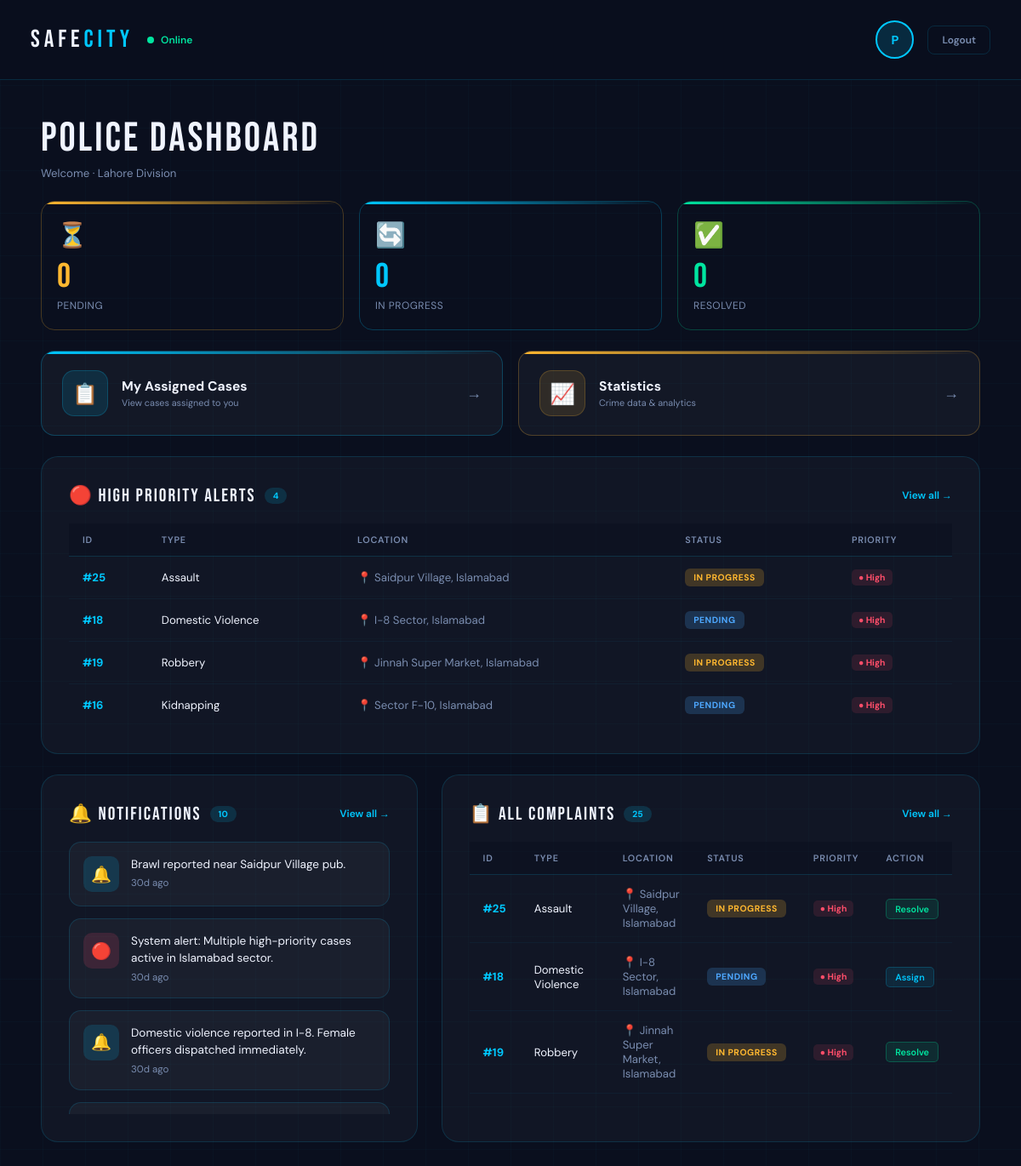
Screenshot of /police_dashboard with the database file from the repository.
### tables this page shows
CREATE TABLE Cases (
    case_id INTEGER PRIMARY KEY AUTOINCREMENT,
    complaint_id INTEGER UNIQUE,
    assigned_police_id INTEGER,
    assigned_detective_id INTEGER,
    assigned_volunteer_id INTEGER,
    priority TEXT DEFAULT 'Medium' CHECK(priority IN ('High','Medium','Low')),
    notes TEXT,
    last_updated DATETIME DEFAULT CURRENT_TIMESTAMP,

    FOREIGN KEY (complaint_id) REFERENCES Complaints(complaint_id),
    FOREIGN KEY (assigned_police_id) REFERENCES AuthorizedPersonnel(personnel_id),
    FOREIGN KEY (assigned_detective_id) REFERENCES AuthorizedPersonnel(personnel_id),
    FOREIGN KEY (assigned_volunteer_id) REFERENCES Citizens(citizen_id)
);

CREATE TABLE Complaints (
    complaint_id INTEGER PRIMARY KEY AUTOINCREMENT,
    user_id INTEGER,
    category_id INTEGER,
    description TEXT NOT NULL,
    location TEXT NOT NULL,
    status TEXT DEFAULT 'Pending' CHECK(status IN ('Pending','In Progress','Resolved')),
    created_at DATETIME DEFAULT CURRENT_TIMESTAMP,

    FOREIGN KEY (user_id) REFERENCES Citizens(citizen_id),
    FOREIGN KEY (category_id) REFERENCES CrimeCategories(category_id)
);

CREATE TABLE CrimeCategories (
    category_id INTEGER PRIMARY KEY AUTOINCREMENT,
    name TEXT UNIQUE NOT NULL
);

CREATE TABLE Notifications (
    notification_id INTEGER PRIMARY KEY AUTOINCREMENT,
    message TEXT NOT NULL,
    created_at DATETIME DEFAULT CURRENT_TIMESTAMP
);

### app.py (the view)
@app.route('/police_dashboard')
def police_dashboard():
    conn = get_db_connection()
    pending = conn.execute('''
        SELECT COUNT(*) FROM Complaints c
        JOIN Cases cs ON c.complaint_id = cs.complaint_id
        WHERE cs.assigned_police_id = ? AND c.status = 'Pending'
    ''', (session.get('user_id'),)).fetchone()[0]
    in_progress = conn.execute('''
        SELECT COUNT(*) FROM Complaints c
        JOIN Cases cs ON c.complaint_id = cs.complaint_id
        WHERE cs.assigned_police_id = ? AND c.status = 'In Progress'
    ''', (session.get('user_id'),)).fetchone()[0]
    resolved = conn.execute('''
        SELECT COUNT(*) FROM Complaints c
        JOIN Cases cs ON c.complaint_id = cs.complaint_id
        WHERE cs.assigned_police_id = ? AND c.status = 'Resolved'
    ''', (session.get('user_id'),)).fetchone()[0]
    high_priority = conn.execute("""
        SELECT  c.complaint_id,
                cc.name            AS category,
                c.description,
                c.location,
                c.status,
                cs.priority,
                cs.assigned_police_id
        FROM    Complaints c
        JOIN    Cases cs  ON c.complaint_id = cs.complaint_id
        JOIN    CrimeCategories cc ON c.category_id = cc.category_id
        WHERE   cs.priority = 'High'
        ORDER   BY c.created_at DESC
        LIMIT   4
    """).fetchall()
    all_complaints = conn.execute("""
        SELECT  c.complaint_id,
                cc.name                        AS category,
                c.location,
                c.status,
                COALESCE(cs.priority, 'Medium') AS priority
        FROM    Complaints c
        LEFT JOIN Cases cs  ON c.complaint_id = cs.complaint_id
        JOIN    CrimeCategories cc ON c.category_id = cc.category_id
        ORDER   BY c.created_at DESC
    """).fetchall()
    notifications_raw = conn.execute("""
        SELECT message, created_at
        FROM Notifications
        ORDER BY created_at DESC
        LIMIT 10
    """).fetchall()
    conn.close()
    now = datetime.utcnow()
    notifications = []
    for n in notifications_raw:
        dt = datetime.strptime(n['created_at'], '%Y-%m-%d %H:%M:%S')
        notifications.append({
            'message': n['message'],
            'time_ago': time_ago(n['created_at']),
            'is_new': (now - dt).total_seconds() / 3600 < 24
        })
    return render_template(
        'police_dashboard.html',
        pending=pending,
        in_progress=in_progress,
        resolved=resolved,
        high_priority=high_priority,
        all_complaints=all_complaints,
        notifications=notifications,
    )

### app.py (called while the page is built)
def get_db_connection():
    conn = sqlite3.connect(DATABASE)
    conn.row_factory = sqlite3.Row
    return conn

def time_ago(dt_str):
    if not dt_str:
        return ''
    dt = datetime.strptime(dt_str, '%Y-%m-%d %H:%M:%S')
    now = datetime.utcnow()
    diff = now - dt
    minutes = int(diff.total_seconds() // 60)
    if minutes < 1:
        return 'Just now'
    elif minutes < 60:
        return f'{minutes}m ago'
    elif minutes < 1440:
        return f'{minutes // 60}h ago'
    else:
        return f'{minutes // 1440}d ago'

### templates/police_dashboard.html (shortened to what this page needs)
<!DOCTYPE html>
<html lang="en">
<head>
</head>
<body>
  <div class="app-container">
    <div class="header">
      <div class="header-left">
        <div class="logo">SAFE<span>CITY</span></div>
        <div class="online-badge"><span class="online-dot"></span>Online</div>
      </div>
      <div class="header-right">
        <div class="officer-avatar">{% if session.name %}{{ session.name[0] }}{% else %}P{% endif %}</div>
        <a href="/" class="logout-link">Logout</a>
      </div>
    </div>
    <div class="app-content">
      <div class="content">
        <div>
          <div class="page-title">Police Dashboard</div>
          <div class="page-sub">Welcome{% if session.name %}, {{ session.name }}{% endif %} · Lahore Division</div>
        </div>
        <div class="stats-grid">
          <div class="stat-card c-yellow">
            <div class="stat-icon">⏳</div>
            <div class="stat-num">{{ pending }}</div>
            <div class="stat-lbl">Pending</div>
          </div>
          <div class="stat-card c-cyan">
            <div class="stat-icon">🔄</div>
            <div class="stat-num">{{ in_progress }}</div>
            <div class="stat-lbl">In Progress</div>
          </div>
          <div class="stat-card c-green">
            <div class="stat-icon">✅</div>
            <div class="stat-num">{{ resolved }}</div>
            <div class="stat-lbl">Resolved</div>
          </div>
        </div>
        <div class="action-row">
          <a href="/my_assigned_cases" class="action-card ac-cyan">
            <div class="action-icon">📋</div>
            <div class="action-info">
              <div class="action-title">My Assigned Cases</div>
              <div class="action-desc">View cases assigned to you</div>
            </div>
            <span class="action-arrow">→</span>
          </a>
          <a href="/statistics_board" class="action-card ac-yellow">
            <div class="action-icon">📈</div>
            <div class="action-info">
              <div class="action-title">Statistics</div>
              <div class="action-desc">Crime data & analytics</div>
            </div>
            <span class="action-arrow">→</span>
          </a>
        </div>
        <div class="section-card">
          <div class="section-head">
            <div class="section-title">🔴 High Priority Alerts <span class="section-count">{{ high_priority|length }}</span></div>
            <a href="/case_tracking/high_priority" class="section-link">View all →</a>
          </div>
          {% if high_priority %}
          <div class="table-wrap">
            <table class="data-table">
              <thead>
                <tr>
                  <th>ID</th>
                  <th>Type</th>
                  <th>Location</th>
                  <th>Status</th>
                  <th>Priority</th>
                </tr>
              </thead>
              <tbody>
                {% for hp in high_priority %}
                <tr>
                  <td class="td-id">#{{ hp['complaint_id'] }}</td>
                  <td>{{ hp['category'] }}</td>
                  <td style="color:var(--muted)">📍 {{ hp['location'] }}</td>
                  <td>
                    {% if hp['status'] == 'Pending' %}
                      <span class="sp sp-new">Pending</span>
                    {% elif hp['status'] == 'In Progress' %}
                      <span class="sp sp-progress">In Progress</span>
                    {% else %}
                      <span class="sp sp-resolved">Resolved</span>
                    {% endif %}
                  </td>
                  <td><span class="pr pr-high">● High</span></td>
                </tr>
                {% endfor %}
              </tbody>
            </table>
          </div>
          {% else %}
          <div class="empty-state">
            <div class="empty-icon">🟢</div>
            No high priority alerts right now
          </div>
          {% endif %}
        </div>
        <div class="dashboard-grid">
          <div class="section-card">
            <div class="section-head">
              <div class="section-title">🔔 Notifications <span class="section-count">{{ notifications|length }}</span></div>
              <a href="/notifications" class="section-link">View all →</a>
            </div>
            <div class="notif-list">
              {% for n in notifications %}
              <div class="notif-card">
                <div class="notif-icon {% if 'assigned' in n.message|lower %}ni-person{% elif 'resolved' in n.message|lower %}ni-check{% elif 'high' in n.message|lower %}ni-alert{% else %}ni-bell{% endif %}">
                  {% if 'assigned' in n.message|lower %}👤{% elif 'resolved' in n.message|lower %}✓{% elif 'high' in n.message|lower %}🔴{% else %}🔔{% endif %}
                </div>
                <div class="notif-body">
                  <div class="notif-top">
                    <div class="notif-text">{{ n['message'] | replace('\n', '<br>') | safe }}</div>
                  </div>
                  <div class="notif-time">{{ n['time_ago'] }}</div>
                </div>
              </div>
              {% else %}
              <div class="empty-state">
                <div class="empty-icon">🔔</div>
                No notifications
              </div>
              {% endfor %}
            </div>
          </div>
          <div class="section-card">
            <div class="section-head">
              <div class="section-title">📋 All Complaints <span class="section-count">{{ all_complaints|length }}</span></div>
              <a href="/case_tracking" class="section-link">View all →</a>
            </div>
            {% if all_complaints %}
            <div class="table-wrap">
              <table class="data-table">
                <thead>
                  <tr>
                    <th>ID</th>
                    <th>Type</th>
                    <th>Location</th>
                    <th>Status</th>
                    <th>Priority</th>
                    <th>Action</th>
                  </tr>
                </thead>
                <tbody>
                  {% for c in all_complaints %}
                  <tr>
                    <td class="td-id">#{{ c['complaint_id'] }}</td>
                    <td>{{ c['category'] }}</td>
                    <td style="color:var(--muted)">📍 {{ c['location'] }}</td>
                    <td>
                      {% if c['status'] == 'Pending' %}
                        <span class="sp sp-new">Pending</span>
                      {% elif c['status'] == 'In Progress' %}
                        <span class="sp sp-progress">In Progress</span>
                      {% else %}
                        <span class="sp sp-resolved">Resolved</span>
                      {% endif %}
                    </td>
                    <td>
                      {% if c['priority'] == 'High' %}
                        <span class="pr pr-high">● High</span>
                      {% elif c['priority'] == 'Medium' %}
                        <span class="pr pr-med">● Med</span>
                      {% else %}
                        <span class="pr pr-low">● Low</span>
                      {% endif %}
                    </td>
                    <td style="white-space:nowrap">
                      {% if c['status'] == 'Pending' %}
                        <form method="POST" action="/assign_case/{{ c['complaint_id'] }}" class="inline-form">
                          <button type="submit" class="tbl-btn tbl-btn-assign">Assign</button>
                        </form>
                      {% elif c['status'] == 'In Progress' %}
                        <form method="POST" action="/resolve_case/{{ c['complaint_id'] }}" class="inline-form">
                          <button type="submit" class="tbl-btn tbl-btn-resolve">Resolve</button>
                        </form>
                      {% else %}
                        <a href="/case_tracking" class="tbl-btn tbl-btn-view">View</a>
                      {% endif %}
                    </td>
                  </tr>
                  {% endfor %}
                </tbody>
              </table>
            </div>
            {% else %}
            <div class="empty-state">
              <div class="empty-icon">📋</div>
              No complaints filed yet
            </div>
            {% endif %}
          </div>
        </div>
      </div>
    </div>
  </div>
</body>
</html>

### rows the page displays
Cases: complaint_id "25", category "Assault", location "Saidpur Village, Islamabad", shows "IN PROGRESS"
Cases: complaint_id "18", category "Domestic Violence", location "I-8 Sector, Islamabad", shows "PENDING"
Cases: complaint_id "19", category "Robbery", location "Jinnah Super Market, Islamabad", shows "IN PROGRESS"
Cases: complaint_id "16", category "Kidnapping", location "Sector F-10, Islamabad", shows "PENDING"
Notifications: message "Brawl reported near Saidpur Village pub.", time_ago "30d ago"
Notifications: message "System alert: Multiple high-priority cases active in Islamabad sector.", time_ago "30d ago"
Notifications: message "Domestic violence reported in I-8. Female officers dispatched immediately.", time_ago "30d ago"
Complaints: complaint_id "25", category "Assault", location "Saidpur Village, Islamabad", status "IN PROGRESS", shows "● High"
Complaints: complaint_id "18", category "Domestic Violence", location "I-8 Sector, Islamabad", status "PENDING", shows "● High"
Complaints: complaint_id "19", category "Robbery", location "Jinnah Super Market, Islamabad", status "IN PROGRESS", shows "● High"

### other values shown
{{ pending }} "0"
{{ in_progress }} "0"
{{ resolved }} "0"
{{ high_priority|length }} "4"
{{ notifications|length }} "10"
{{ all_complaints|length }} "25"
